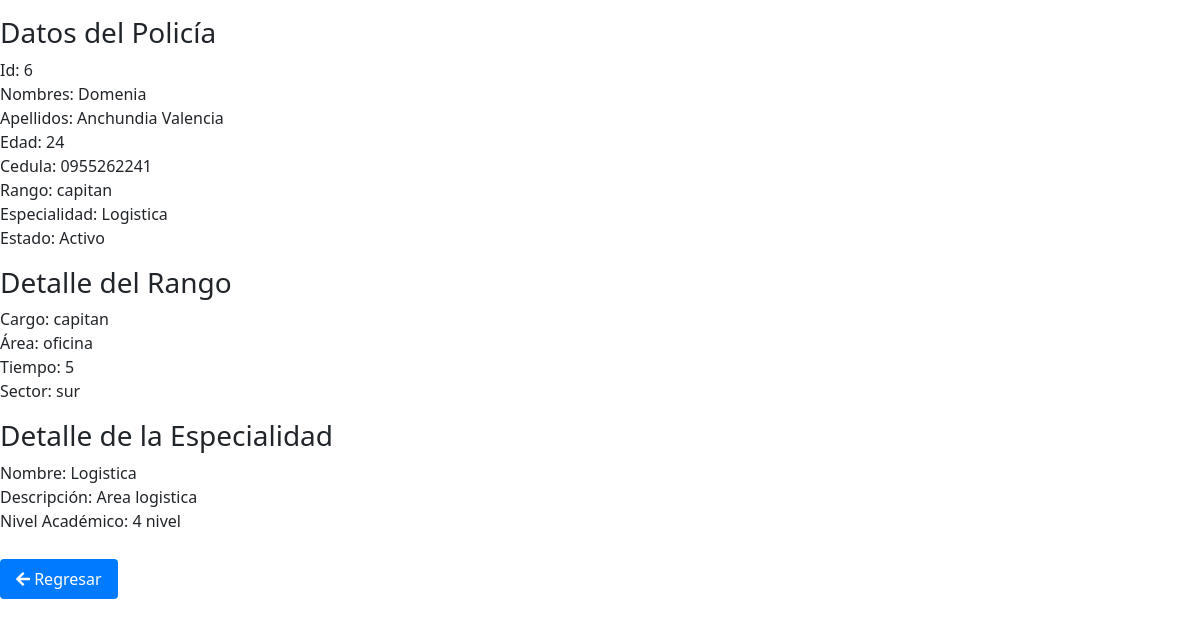
/ver_policia/6, run on an earlier commit of the app's database.
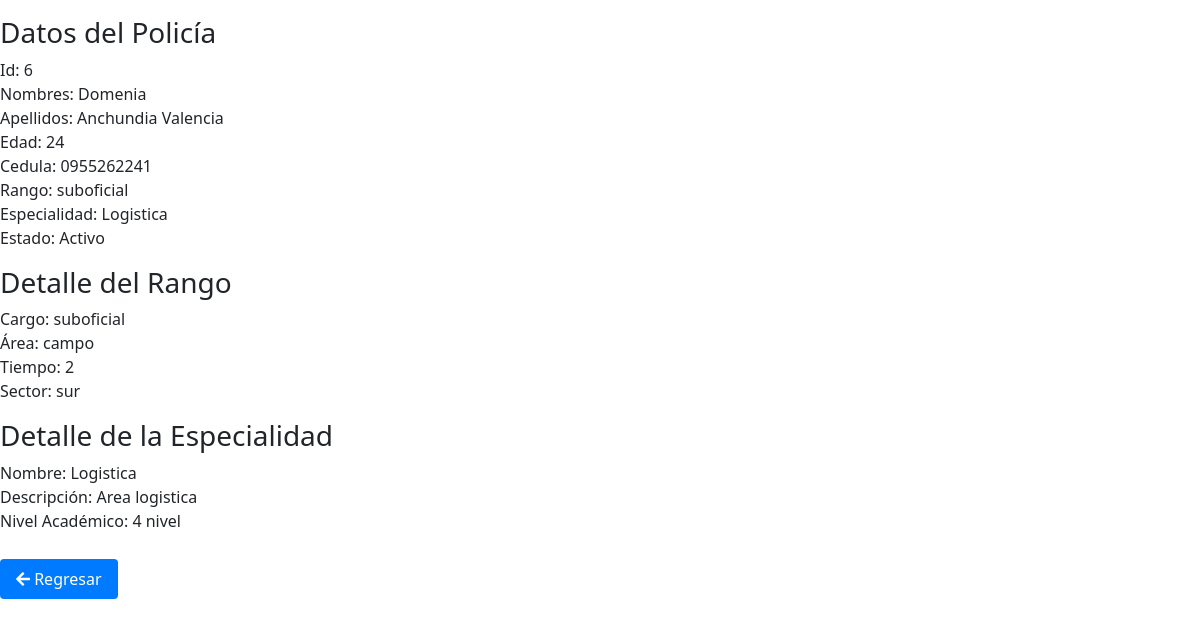
And on a later commit of the database.
### policia/models.py (models this page shows, shortened)
class policia(models.Model):
    nombres = models.CharField(max_length=20, null=True)
    apellidos = models.CharField(max_length=20, null=True)
    edad = models.CharField(max_length=20, null=True)
    cedula = models.CharField(max_length=20, null=True)
    puesto = models.ForeignKey(rango, on_delete=models.SET_NULL, null=True)
    especialista = models.ForeignKey(especialidad, on_delete=models.SET_NULL, null=True)
    activo = models.BooleanField(default=True)

class rango(models.Model):
    cargo = models.CharField(max_length=20, null=True)
    area = models.CharField(max_length=50, null=True)
    tiempo = models.IntegerField(max_length=20, null=True)
    sector = models.CharField(max_length=150, null=True)
    def __str__(self):
        return f'{self.cargo} '

class especialidad(models.Model):
    nombre = models.CharField(max_length=20, null=True)
    descripcion = models.CharField(max_length=20, null=True)
    nivel_academico = models.CharField(max_length=20, null=True)
    def __str__(self):
        return f'{self.nombre}'

### policia/views.py (the view)
# urls.py: path('ver_policia/<int:id>', ver_policia),
def ver_policia(request, id):
    policia_instance = get_object_or_404(policia, pk=id)  # Cambia la referencia a la clase Policia
    datos = {'policia': policia_instance}
    pagina = loader.get_template('ver.html')
    return HttpResponse(pagina.render(datos, request))

### policia/templates/ver.html (shortened to what this page needs)
<!DOCTYPE html>
<html lang="en">
<head>
    {% load static %}
    <link href="{% static 'fontawesomefree/css/fontawesome.css' %}" rel="stylesheet" type="text/css">
    <link href="{% static 'fontawesomefree/css/brands.css' %}" rel="stylesheet" type="text/css">
    <link href="{% static 'fontawesomefree/css/solid.css' %}" rel="stylesheet" type="text/css">
    <link href="https://cdn.jsdelivr.net/npm/bootstrap@5.3.2/dist/css/bootstrap.min.css" rel="stylesheet">
    <link href="https://cdnjs.cloudflare.com/ajax/libs/font-awesome/5.15.4/css/all.min.css" rel="stylesheet">
</head>
<body>
    <p>
        <h3>Datos del Policía</h3>
        Id: {{policia.id}}<br>
        Nombres: {{policia.nombres}}<br>
        Apellidos: {{policia.apellidos}}<br>
        Edad: {{policia.edad}}<br>
        Cedula: {{policia.cedula}}<br>
        Rango: {{policia.puesto}}<br>
        Especialidad: {{policia.especialista}}<br>
        Estado: {% if policia.activo %}
            Activo
            {% else %}
            Inactivo
            {% endif %}<br>
    </p>
    <p>
        <h3>Detalle del Rango</h3>
        Cargo: {{policia.puesto.cargo}}<br>
        Área: {{policia.puesto.area}}<br>
        Tiempo: {{policia.puesto.tiempo}}<br>
        Sector: {{policia.puesto.sector}}<br>
    </p>
    <p>
        <h3>Detalle de la Especialidad</h3>
        Nombre: {{policia.especialista.nombre}}<br>
        Descripción: {{policia.especialista.descripcion}}<br>
        Nivel Académico: {{policia.especialista.nivel_academico}}<br>
    </p>
   <a href="{% url 'inicio' %}" class="btn-regresar"><i class="fas fa-arrow-left"></i> Regresar</a>
</body>
</html>

### policia/templates/ver.html (style rules this page uses)
.btn-regresar { display: inline-block; margin-top: 10px; padding: 8px 16px; font-size: 16px; text-decoration: none; color: white; background-color: #007bff; border: none; border-radius: 4px; }

What changed in the data, as far as the page shows it:
changed policia "Domenia": puesto "capitan" → "suboficial"; puesto.cargo "capitan" → "suboficial"; puesto.area "oficina" → "campo"; puesto.tiempo "5" → "2"
